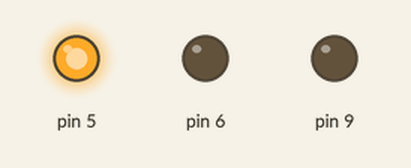
This sketch was run on a simulated Arduino Uno, built with avr-gcc and run on an emulated ATmega328P. Parts: output pins drawn as LEDs (lit = HIGH).

Above: at 0.5 s.
At 2.5 s:
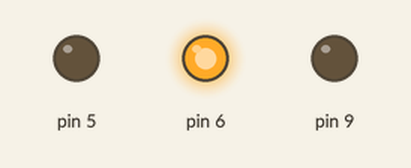
At 4.5 s:
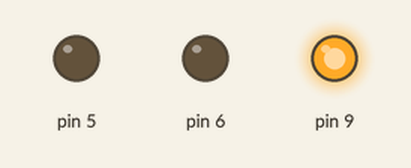
At 5.5 s:
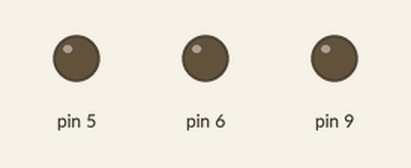
Timing chart, 0 to 7.8 s (numbered marks = the images above):
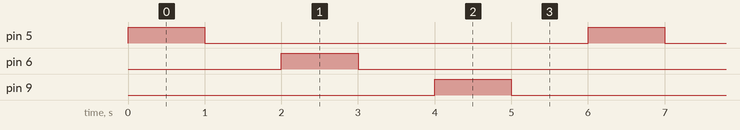

Measured:
- by itself, pin 5, pin 6, pin 9: alternates HIGH for 1.0 s and LOW for 5.0 s
- by itself, everything shown: repeats every 6.0 s, in 6 steps

The sketch:

neat_migelo_stantia1.ino
```cpp
// C++ code
//
void setup()
{
  pinMode(5, OUTPUT);
  pinMode(6, OUTPUT);
  pinMode(9, OUTPUT);
  }

void loop()
{
  digitalWrite(5, HIGH);
  delay(1000); // Aguarde 1000 millisecond(s) ligado
  digitalWrite(5, LOW);
  delay(1000); // Aguarde 1000 millisecond(s) Desligado

  digitalWrite(6, HIGH);
  delay(1000); // Aguarde 1000 millisecond(s) ligado
  digitalWrite(6, LOW);
  delay(1000); // Aguarde 1000 millisecond(s) Desligado

  digitalWrite(9, HIGH);
  delay(1000); // Aguarde 1000 millisecond(s) ligado
  digitalWrite(9, LOW);
  delay(1000); // Aguarde 1000 millisecond(s) Desligado

}
```
